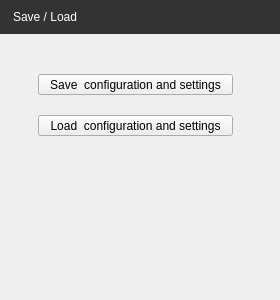
<?xml version="1.0" encoding="UTF-8"?>
<ui version="4.0">
 <class>WidgetSaveLoad</class>
 <widget class="QWidget" name="WidgetSaveLoad">
  <property name="geometry">
   <rect>
    <x>0</x>
    <y>0</y>
    <width>280</width>
    <height>300</height>
   </rect>
  </property>
  <property name="windowTitle">
   <string>Form</string>
  </property>
  <layout class="QGridLayout" name="gridLayout">
   <property name="leftMargin">
    <number>0</number>
   </property>
   <property name="topMargin">
    <number>0</number>
   </property>
   <property name="rightMargin">
    <number>0</number>
   </property>
   <property name="bottomMargin">
    <number>0</number>
   </property>
   <property name="spacing">
    <number>0</number>
   </property>
   <item row="0" column="0">
    <widget class="QLabel" name="labelTitle">
     <property name="styleSheet">
      <string notr="true">padding:10px;
/*background-color:rgb(66, 138, 200);*/
/*background-color:rgb(76, 55, 108);*/
background-color:rgb(51, 51, 51);
color:rgb(255,255,255);
</string>
     </property>
     <property name="text">
      <string>Save / Load</string>
     </property>
    </widget>
   </item>
   <item row="1" column="0">
    <widget class="QWidget" name="widget" native="true">
     <property name="sizePolicy">
      <sizepolicy hsizetype="Expanding" vsizetype="Expanding">
       <horstretch>0</horstretch>
       <verstretch>0</verstretch>
      </sizepolicy>
     </property>
     <layout class="QGridLayout" name="gridLayout_2">
      <property name="leftMargin">
       <number>0</number>
      </property>
      <property name="topMargin">
       <number>40</number>
      </property>
      <property name="verticalSpacing">
       <number>20</number>
      </property>
      <item row="3" column="1">
       <spacer name="verticalSpacer">
        <property name="orientation">
         <enum>Qt::Vertical</enum>
        </property>
        <property name="sizeHint" stdset="0">
         <size>
          <width>20</width>
          <height>40</height>
         </size>
        </property>
       </spacer>
      </item>
      <item row="2" column="1">
       <widget class="QToolButton" name="tbLoad">
        <property name="minimumSize">
         <size>
          <width>100</width>
          <height>0</height>
         </size>
        </property>
        <property name="toolTip">
         <string>&lt;html&gt;&lt;head/&gt;&lt;body&gt;&lt;p&gt;&lt;span style=&quot; font-size:10pt;&quot;&gt;Load application configuration&lt;/span&gt;&lt;/p&gt;&lt;/body&gt;&lt;/html&gt;</string>
        </property>
        <property name="text">
         <string>  Load  configuration and settings  </string>
        </property>
       </widget>
      </item>
      <item row="1" column="1">
       <widget class="QToolButton" name="tbSave">
        <property name="minimumSize">
         <size>
          <width>100</width>
          <height>0</height>
         </size>
        </property>
        <property name="toolTip">
         <string>&lt;html&gt;&lt;head/&gt;&lt;body&gt;&lt;p&gt;&lt;span style=&quot; font-size:10pt;&quot;&gt;Save application configuration&lt;/span&gt;&lt;/p&gt;&lt;/body&gt;&lt;/html&gt;</string>
        </property>
        <property name="text">
         <string>  Save  configuration and settings  </string>
        </property>
       </widget>
      </item>
      <item row="1" column="2">
       <spacer name="horizontalSpacer">
        <property name="orientation">
         <enum>Qt::Horizontal</enum>
        </property>
        <property name="sizeHint" stdset="0">
         <size>
          <width>40</width>
          <height>20</height>
         </size>
        </property>
       </spacer>
      </item>
      <item row="1" column="0">
       <spacer name="horizontalSpacer_2">
        <property name="orientation">
         <enum>Qt::Horizontal</enum>
        </property>
        <property name="sizeHint" stdset="0">
         <size>
          <width>40</width>
          <height>20</height>
         </size>
        </property>
       </spacer>
      </item>
     </layout>
    </widget>
   </item>
  </layout>
 </widget>
 <resources/>
 <connections/>
</ui>
